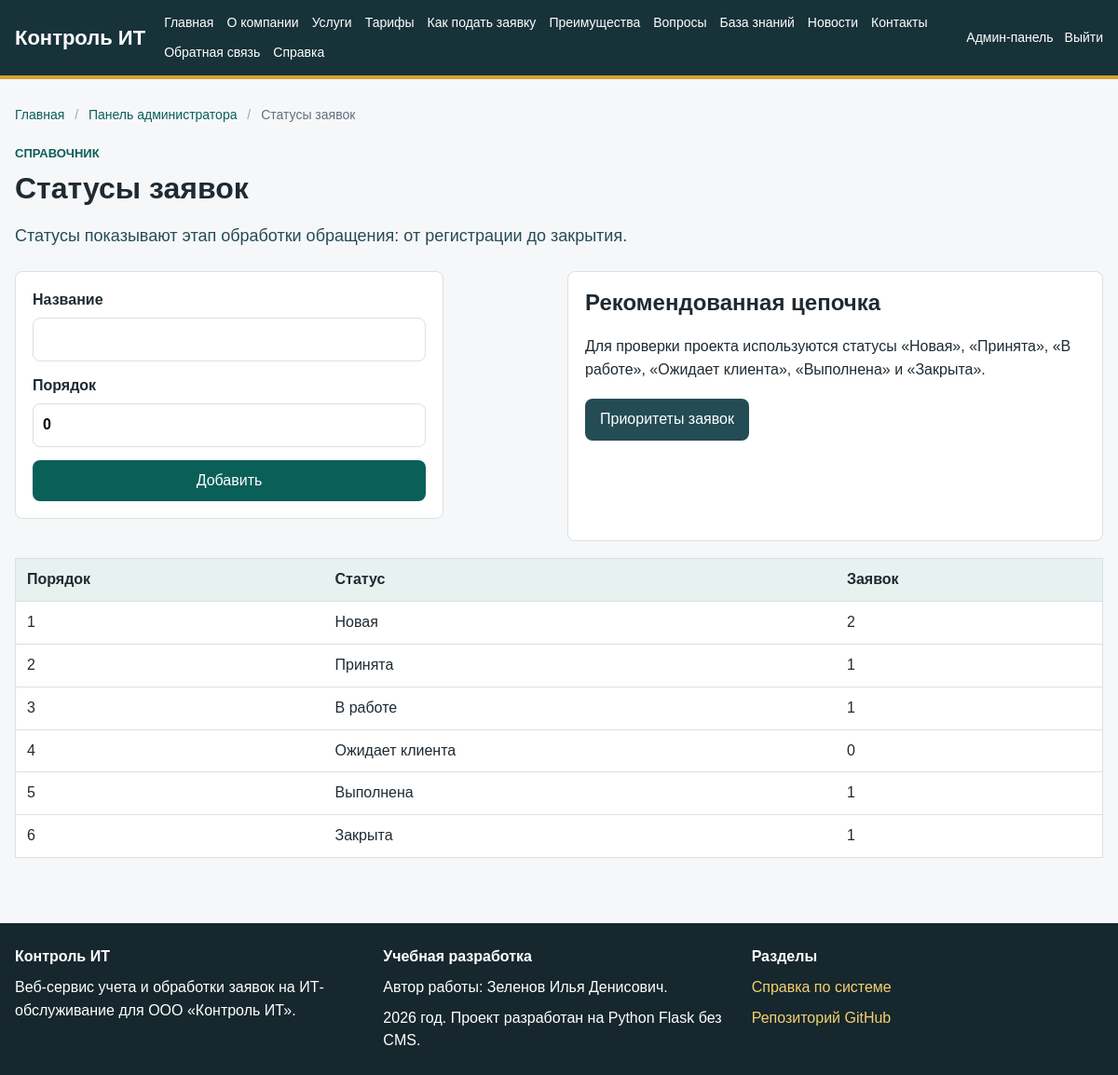
The page /admin/statuses (signed in) on the database its author committed.
### app/models.py (models this page shows, shortened)
class TicketStatus(db.Model):
    __tablename__ = "ticket_statuses"
    id = db.Column(db.Integer, primary_key=True)
    name = db.Column(db.String(80), unique=True, nullable=False)
    sort_order = db.Column(db.Integer, default=0)
    tickets = db.relationship("Ticket", back_populates="status")

### app/routes/admin.py (the view)
@admin_bp.route("/statuses", methods=["GET", "POST"])
@login_required
@role_required("Администратор")
def statuses():
    if request.method == "POST":
        status = TicketStatus(name=request.form.get("name", "").strip(), sort_order=int(request.form.get("sort_order") or 0))
        db.session.add(status)
        db.session.commit()
        flash("Статус добавлен.", "success")
        return redirect(url_for("admin.statuses"))
    return render_template(
        "admin/statuses.html",
        title="Статусы заявок",
        statuses=TicketStatus.query.order_by(TicketStatus.sort_order).all(),
        breadcrumbs=admin_breadcrumbs({"label": "Статусы заявок", "url": None}),
    )

### app/models.py (called while the page is built)
@login_manager.user_loader
def load_user(user_id):
    return User.query.get(int(user_id))

    @property
    def is_active(self):
        return self.is_active_account

    def has_role(self, *role_names):
        return self.role and self.role.name in role_names

### app/routes/admin.py (called while the page is built)
def admin_breadcrumbs(*items):
    trail = [{"label": "Главная", "url": url_for("public.home")}]
    if items:
        trail.append({"label": "Панель администратора", "url": url_for("admin.dashboard")})
        trail.extend(items)
    else:
        trail.append({"label": "Панель администратора", "url": None})
    return trail

### app/templates/admin/statuses.html (shortened to what this page needs)
{% extends "base.html" %}
{% block content %}
<section class="page-header">
    <p class="eyebrow">Справочник</p>
    <h1>Статусы заявок</h1>
    <p class="lead">
        Статусы показывают этап обработки обращения: от регистрации до закрытия.
    </p>
</section>
<section class="section-grid">
    <form method="post" class="form-card narrow">
        <label>
            Название
            <input name="name" required>
        </label>
        <label>
            Порядок
            <input name="sort_order" type="number" value="0">
        </label>
        <button>Добавить</button>
    </form>
    <aside class="info-box">
        <h2>Рекомендованная цепочка</h2>
        <p>
            Для проверки проекта используются статусы «Новая», «Принята», «В работе»,
            «Ожидает клиента», «Выполнена» и «Закрыта».
        </p>
        <div class="actions">
            <a class="button secondary" href="{{ url_for('admin.priorities') }}">Приоритеты заявок</a>
        </div>
    </aside>
</section>
<table>
    <thead>
    <tr>
        <th>Порядок</th>
        <th>Статус</th>
        <th>Заявок</th>
    </tr>
    </thead>
    <tbody>
    {% for status in statuses %}
        <tr>
            <td>{{ status.sort_order }}</td>
            <td>{{ status.name }}</td>
            <td>{{ status.tickets|length }}</td>
        </tr>
    {% else %}
        <tr>
            <td colspan="3">Статусы пока не настроены.</td>
        </tr>
    {% endfor %}
    </tbody>
</table>
{% endblock %}

### app/static/css/style.css (style rules this page uses)
:root { --page: #f6f7f9; --surface: #ffffff; --surface-soft: #eef6f4; --ink: #1f2a32; --muted: #63717d; --line: #d9e0e5; --header: #18323a; --header-2: #244c55; --accent: #0f766e; --accent-strong: #0b5f59; --warning: #b7791f; --danger: #b42318; --success: #1f7a4d; --white: #ffffff; }
* { box-sizing: border-box; }
body { margin: 0; font-family: Arial, Helvetica, sans-serif; color: var(--ink); background: var(--page); line-height: 1.55; }
a { color: var(--accent-strong); text-decoration: none; }
.page-header { margin-bottom: 24px; }
.page-header h1 { margin-bottom: 10px; }
h1 { margin-top: 0; font-size: 32px; line-height: 1.2; }
h2 { margin-top: 0; line-height: 1.25; }
.lead { font-size: 18px; color: var(--header-2); }
.eyebrow { margin: 0 0 8px; color: var(--accent-strong); font-size: 13px; font-weight: 700; text-transform: uppercase; }
.cards, .dashboard-grid, .section-grid { display: grid; grid-template-columns: repeat(auto-fit, minmax(240px, 1fr)); gap: 18px; margin: 18px 0; }
.card, .metric, .info-box, .form-card, .comment { background: var(--surface); border: 1px solid var(--line); border-radius: 8px; padding: 18px; }
.actions { display: flex; gap: 12px; margin: 18px 0; flex-wrap: wrap; }
.button, button { display: inline-block; background: var(--accent-strong); color: var(--white); border: none; border-radius: 8px; padding: 10px 16px; cursor: pointer; font: inherit; text-align: center; }
.button.secondary { background: var(--header-2); }
.form-card { display: grid; gap: 14px; margin-bottom: 24px; }
.form-card.narrow { max-width: 460px; }
label { display: grid; gap: 6px; font-weight: 600; }
input, textarea, select { width: 100%; padding: 10px; border: 1px solid var(--line); border-radius: 8px; font: inherit; background: var(--white); }
table { width: 100%; border-collapse: collapse; background: var(--white); border: 1px solid var(--line); margin: 18px 0; }
th, td { padding: 10px 12px; border-bottom: 1px solid var(--line); text-align: left; vertical-align: top; }
th { background: #e7f1ef; }

### rows shown on the page
TicketStatus: sort_order "1", name "Новая", tickets|length "2"
TicketStatus: sort_order "2", name "Принята", tickets|length "1"
TicketStatus: sort_order "3", name "В работе", tickets|length "1"
TicketStatus: sort_order "4", name "Ожидает клиента", tickets|length "0"
TicketStatus: sort_order "5", name "Выполнена", tickets|length "1"
TicketStatus: sort_order "6", name "Закрыта", tickets|length "1"

### other values the page prints
{{ crumb.label }} "Главная" "Панель администратора"
{{ crumb.label }} "Статусы заявок"
